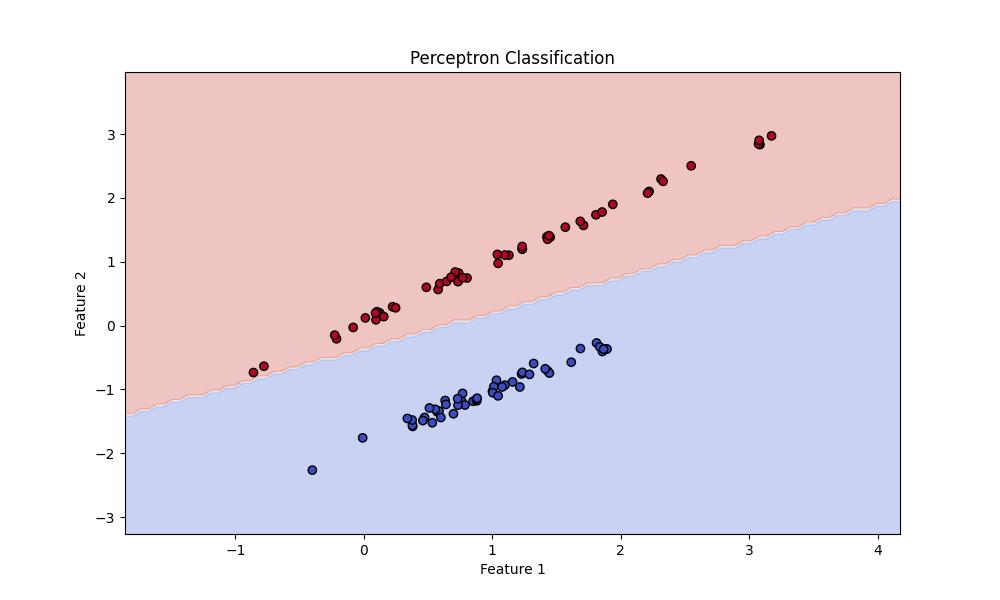

Write the Python code that produced this figure.
import numpy as np
from sklearn.datasets import make_classification
from sklearn.linear_model import Perceptron
from sklearn.model_selection import train_test_split
from sklearn.metrics import accuracy_score
import matplotlib.pyplot as plt
# Generate a synthetic linearly separable dataset
X, y = make_classification(
n_samples=100, n_features=2, n_informative=2,
n_redundant=0, n_clusters_per_class=1,
flip_y=0, random_state=42
)
# Split the dataset into training and testing subsets
X_train, X_test, y_train, y_test = train_test_split(X, y, test_size=0.3, random_state=42)
# Train and evaluate the Perceptron
perceptron = Perceptron(max_iter=1000, eta0=1, random_state=42)
perceptron.fit(X_train, y_train)
accuracy = accuracy_score(y_test, perceptron.predict(X_test))
print(f'Accuracy: {accuracy:.2f}')
# Plot decision boundary
xx, yy = np.meshgrid(
np.linspace(X[:, 0].min() - 1, X[:, 0].max() + 1, 100),
np.linspace(X[:, 1].min() - 1, X[:, 1].max() + 1, 100)
)


Z = perceptron.predict(np.c_[xx.ravel(), yy.ravel()]).reshape(xx.shape)
plt.figure(figsize=(10, 6))
plt.contourf(xx, yy, Z, alpha=0.3, cmap='coolwarm')
plt.scatter(X[:, 0], X[:, 1], c=y, edgecolor='k', cmap='coolwarm', marker='o')
plt.title('Perceptron Classification')
plt.xlabel('Feature 1')
plt.ylabel('Feature 2')
plt.show()
